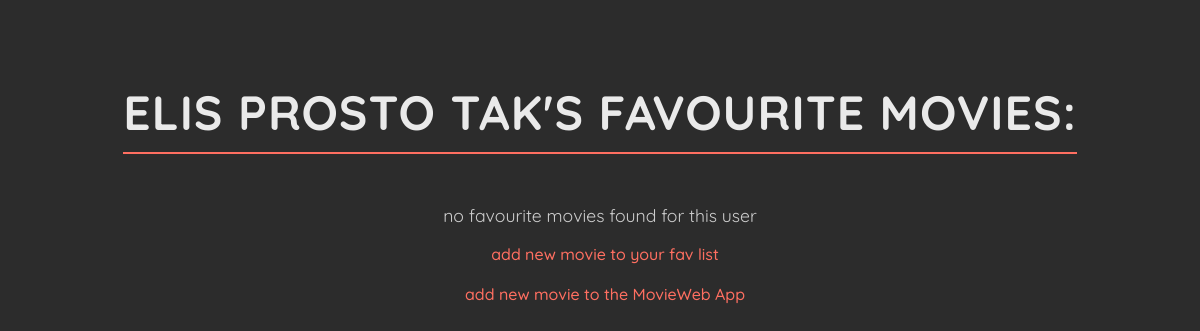
The app's page /users/3, older data.
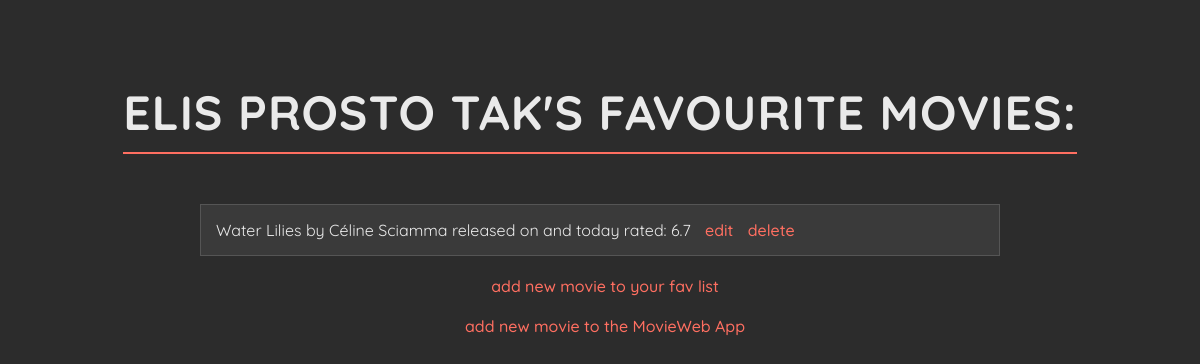
The same page, newer data.
### data_models.py (models this page shows, shortened)
class User(db.Model):
    __tablename__ = 'users'
    user_id = db.Column(db.Integer, primary_key=True, autoincrement=True)
    user_name = db.Column(db.String(100), nullable=False)
    movies = relationship('Movie', secondary=user_movies, back_populates='users')

class Movie(db.Model):
    __tablename__ = 'movies'
    movie_id = db.Column(db.Integer, primary_key=True, autoincrement=True)
    title = db.Column(db.String(250), nullable=False)
    director = db.Column(db.String(200), nullable=False)
    release_year = db.Column(db.Integer, nullable=False)
    movie_rating = db.Column(db.Float, nullable=False)
    users = relationship('User', secondary=user_movies, back_populates='movies')

### app.py (the view)
@app.route('/users/<int:user_id>', methods=['GET'])
def user_movies(user_id):
    user = data_manager.get_user_by_id(user_id)
    movies = data_manager.get_user_movies(user_id)
    if not user:
        flash(f'User with ID {user_id} is not found.', 'error')
        return redirect('/users')
    return render_template('user_movies.html', user=user, movies=movies)

### datamanager/sqlite_data_manager.py (called while the page is built)
    def get_user_by_id(self, user_id):
        with self.app.app_context():
            return self.db.session.query(User).filter_by(user_id=user_id).first()

    def get_user_movies(self, user_id):
        with self.app.app_context():
            user = self.db.session.query(User).filter_by(user_id=user_id).first()
            if user is not None:
                movies = user.movies
            else:
                movies = []
            return movies

### templates/user_movies.html (shortened to what this page needs)
<!DOCTYPE html>
<html lang="en">
<head>
</head>
<body>
    <h1>{{ user.user_name }}'s favourite movies:</h1>
        {% if movies %}
            <ul>
            {% for movie in movies %}
                <li>
                    {{ movie.title }} by {{ movie.director }} released on {{ movie_release_year }} and today rated: {{ movie.movie_rating }}
                    <a href="{{ url_for('update_movie', user_id=user.user_id, movie_id=movie.movie_id) }}">edit</a>
                    <a href="{{ url_for('delete_movie', user_id=user.user_id, movie_id=movie.movie_id) }}">delete</a>
                </li>
            {% endfor %}
            </ul>
            {% else %}
                <p>no favourite movies found for this user</p>
        {% endif %}
        <div>
            <a href="{{ url_for('add_new_movie_to_user', user_id=user.user_id) }}">add new movie to your fav list</a><br><br>
            <a href="{{ url_for('add_movie') }}">add new movie to the MovieWeb App</a>
        </div>
</body>
</html>

### templates/user_movies.html (style rules this page uses)
body { background-color: #2C2C2C; font-family: 'Quicksand', sans-serif; color: #EAEAEA; text-align: center; padding: 50px; margin: 0; }
h1 { font-family: 'Quicksand', sans-serif; font-size: 3rem; color: #EAEAEA; margin-bottom: 30px; text-transform: uppercase; letter-spacing: 1px; border-bottom: 2px solid #FF6F61; display: inline-block; padding-bottom: 10px; }
ul { list-style-type: none; padding: 0; max-width: 800px; margin: 20px auto; text-align: left; }
li { background-color: #3A3A3A; border: 1px solid #555; margin: 15px 0; padding: 15px; transition: background-color 0.3s, transform 0.3s; }
a { text-decoration: none; color: #FF6F61; font-weight: 500; margin-left: 10px; transition: color 0.3s; }

Row changes from the older to the newer data that the page shows:
added Movie: title "Water Lilies", director "Céline Sciamma", movie_rating "6.7"
Text that changed along with them:
text no longer shown: "no favourite movies found for this user"
